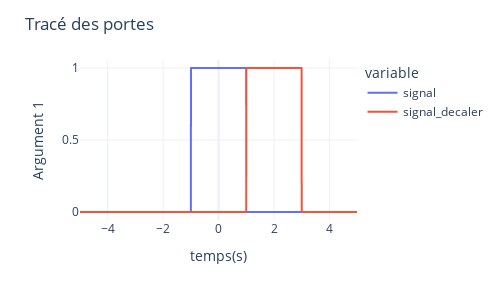
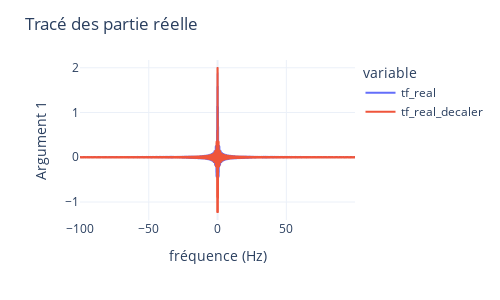
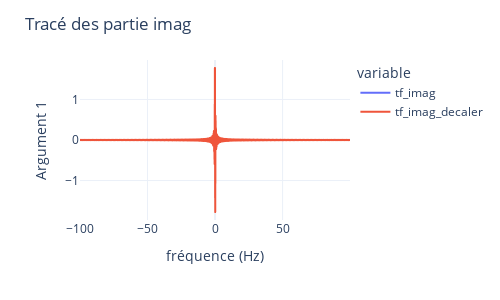

The code cell stored with these charts, in order, in its notebook:
### Code cell
t0 = 2 #s

porte_decaler = porte(t - t0,T)

#######################superposition des portes
# I) Creer sa structure de données
df = pd.DataFrame({'temps':t, 'signal':porte(t,T), 'signal_decaler' : porte_decaler, 'frequence' : nu, 'tf_real' : tf.real, 'tf_imag' : tf.imag})

# II) Creer sa figure
fig = px.line(df, x='temps', y=['signal','signal_decaler'])

# III) Creer son layout
fig.update_layout(yaxis_title='Argument 1', xaxis_title='temps(s)',
#xaxis_range=..., yaxis_range=..., # if needed
title = 'Tracé des portes',
template='plotly_white', width=500, height=300)

# IV) Afficher
fig.show()

tf_decaler, nu = msi.TransFourier(porte_decaler,t)

#######################superposition tf
# I) Creer sa structure de données
df = pd.DataFrame({'temps':t, 'signal':porte(t,T), 'frequence' : nu, 'tf' : tf , 'tf_real' : tf.real, 'tf_imag' : tf.imag,
'signal_decaler' : porte_decaler, 'tf_decaler' : tf_decaler, 'tf_real_decaler' : tf_decaler.real, 'tf_imag_decaler' : tf_decaler.imag})

# II) Creer sa figure
fig = px.line(df, x='frequence', y=['tf_real','tf_real_decaler'])

# III) Creer son layout
fig.update_layout(yaxis_title='Argument 1', xaxis_title='fréquence (Hz)',
#xaxis_range=..., yaxis_range=..., # if needed
title = 'Tracé des partie réelle',
template='plotly_white', width=500, height=300)

# IV) Afficher
fig.show()

#######################superposition partie imag
# I) Creer sa structure de données
df = pd.DataFrame({'temps':t, 'signal':porte(t,T), 'frequence' : nu, 'tf' : tf , 'tf_real' : tf.real, 'tf_imag' : tf.imag,
'signal_decaler' : porte_decaler, 'tf_decaler' : tf_decaler, 'tf_real_decaler' : tf_decaler.real, 'tf_imag_decaler' : tf_decaler.imag})

# II) Creer sa figure
fig = px.line(df, x='frequence', y=['tf_imag','tf_imag_decaler'])

# III) Creer son layout
fig.update_layout(yaxis_title='Argument 1', xaxis_title='fréquence (Hz)',
#xaxis_range=..., yaxis_range=..., # if needed
title = 'Tracé des partie imag',
template='plotly_white', width=500, height=300)

# IV) Afficher
fig.show()

### Figure 1 — Plotly figure (JSON) as saved in the notebook; plotly's stock layout.template omitted (floating-point values rounded to 4 significant figures; data arrays with more than 128 entries replaced by an {"elided": "..."} marker saying what was removed)
{"data": [{"hovertemplate": "variable=signal<br>temps=%{x}<br>value=%{y}<extra></extra>", "legendgroup": "signal", "line": {"color": "#636efa", "dash": "solid"}, "marker": {"symbol": "circle"}, "mode": "lines", "name": "signal", "showlegend": true, "type": "scattergl", "x": {"elided": "2000 float values"}, "xaxis": "x", "y": {"elided": "2000 int values"}, "yaxis": "y"}, {"hovertemplate": "variable=signal_decaler<br>temps=%{x}<br>value=%{y}<extra></extra>", "legendgroup": "signal_decaler", "line": {"color": "#EF553B", "dash": "solid"}, "marker": {"symbol": "circle"}, "mode": "lines", "name": "signal_decaler", "showlegend": true, "type": "scattergl", "x": {"elided": "2000 float values"}, "xaxis": "x", "y": {"elided": "2000 int values"}, "yaxis": "y"}], "layout": {"height": 300, "legend": {"title": {"text": "variable"}, "tracegroupgap": 0}, "margin": {"t": 60}, "title": {"text": "Tracé des portes"}, "width": 500, "xaxis": {"anchor": "y", "domain": [0, 1], "title": {"text": "temps(s)"}}, "yaxis": {"anchor": "x", "domain": [0, 1], "title": {"text": "Argument 1"}}}}

### Figure 2 — Plotly figure (JSON) as saved in the notebook; plotly's stock layout.template omitted (floating-point values rounded to 4 significant figures; data arrays with more than 128 entries replaced by an {"elided": "..."} marker saying what was removed)
{"data": [{"hovertemplate": "variable=tf_real<br>frequence=%{x}<br>value=%{y}<extra></extra>", "legendgroup": "tf_real", "line": {"color": "#636efa", "dash": "solid"}, "marker": {"symbol": "circle"}, "mode": "lines", "name": "tf_real", "showlegend": true, "type": "scattergl", "x": {"elided": "2000 float values"}, "xaxis": "x", "y": {"elided": "2000 float values"}, "yaxis": "y"}, {"hovertemplate": "variable=tf_real_decaler<br>frequence=%{x}<br>value=%{y}<extra></extra>", "legendgroup": "tf_real_decaler", "line": {"color": "#EF553B", "dash": "solid"}, "marker": {"symbol": "circle"}, "mode": "lines", "name": "tf_real_decaler", "showlegend": true, "type": "scattergl", "x": {"elided": "2000 float values"}, "xaxis": "x", "y": {"elided": "2000 float values"}, "yaxis": "y"}], "layout": {"height": 300, "legend": {"title": {"text": "variable"}, "tracegroupgap": 0}, "margin": {"t": 60}, "title": {"text": "Tracé des partie réelle"}, "width": 500, "xaxis": {"anchor": "y", "domain": [0, 1], "title": {"text": "fréquence (Hz)"}}, "yaxis": {"anchor": "x", "domain": [0, 1], "title": {"text": "Argument 1"}}}}

### Figure 3 — Plotly figure (JSON) as saved in the notebook; plotly's stock layout.template omitted (floating-point values rounded to 4 significant figures; data arrays with more than 128 entries replaced by an {"elided": "..."} marker saying what was removed)
{"data": [{"hovertemplate": "variable=tf_imag<br>frequence=%{x}<br>value=%{y}<extra></extra>", "legendgroup": "tf_imag", "line": {"color": "#636efa", "dash": "solid"}, "marker": {"symbol": "circle"}, "mode": "lines", "name": "tf_imag", "showlegend": true, "type": "scattergl", "x": {"elided": "2000 float values"}, "xaxis": "x", "y": {"elided": "2000 float values"}, "yaxis": "y"}, {"hovertemplate": "variable=tf_imag_decaler<br>frequence=%{x}<br>value=%{y}<extra></extra>", "legendgroup": "tf_imag_decaler", "line": {"color": "#EF553B", "dash": "solid"}, "marker": {"symbol": "circle"}, "mode": "lines", "name": "tf_imag_decaler", "showlegend": true, "type": "scattergl", "x": {"elided": "2000 float values"}, "xaxis": "x", "y": {"elided": "2000 float values"}, "yaxis": "y"}], "layout": {"height": 300, "legend": {"title": {"text": "variable"}, "tracegroupgap": 0}, "margin": {"t": 60}, "title": {"text": "Tracé des partie imag"}, "width": 500, "xaxis": {"anchor": "y", "domain": [0, 1], "title": {"text": "fréquence (Hz)"}}, "yaxis": {"anchor": "x", "domain": [0, 1], "title": {"text": "Argument 1"}}}}
